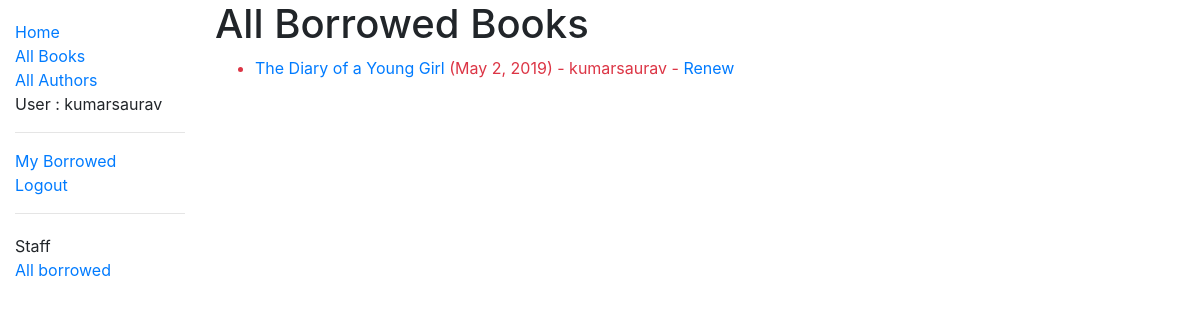
Page /catalog/borrowed/ (signed in) on the committed database.
### catalog/models.py (models this page shows, shortened)
class BookInstance(models.Model):
    id = models.UUIDField(primary_key=True,default=uuid.uuid4, help_text='Unique Id of this Particular Book across Whole Library')
    book = models.ForeignKey('Book',on_delete=models.SET_NULL, null=True)
    imprint = models.CharField(max_length=200)
    due_back = models.DateField(null=True, blank=True)
    borrower = models.ForeignKey(User, on_delete=models.SET_NULL,null=True,blank=True)
    LOAN_STATUS = (
        ('m','Maintainence'),
        ('o','On loan'),
        ('a','Available'),
        ('r','Reserved'),
    )
    status = models.CharField(
        max_length=1,
        choices = LOAN_STATUS,
        blank= True,
        default='m',
        help_text = 'Book Availability'
    )
    class Meta:
        ordering = ['due_back']
        permissions = (("can_mark_returned",'Set book as returned'),)
    @property
    def is_overdue(self):
        if self.due_back and date.today() > self.due_back:
            return True
        return False

class Book(models.Model):
    title = models.CharField(max_length=200)
    author = models.ForeignKey('Author',on_delete=models.SET_NULL,null=True)
    summary = models.TextField(max_length=1000,help_text = 'Enter The Summary of the book')
    isbn = models.CharField('ISBN',max_length=13,help_text=' 13 character ISBN Number')
    language = models.ForeignKey('Language',on_delete=models.SET_NULL,null=True)
    genre = models.ManyToManyField(Genre,help_text='Select From Options')

### catalog/views.py (the view)
# urls.py: path(r'borrowed/', views.LoanedBooksAllListView.as_view(), name='all-borrowed'),  # Added for challenge
class LoanedBooksAllListView(PermissionRequiredMixin, generic.ListView):
    model = BookInstance
    permission_required = 'catalog.can_mark_returned'
    template_name = 'catalog/bookinstance_list_borrowed_all.html'
    paginate_by = 10
    def get_queryset(self):
        return BookInstance.objects.filter(status__exact='o').order_by('due_back')

### catalog/templates/catalog/bookinstance_list_borrowed_all.html
{% extends "base_generic.html" %}
{% block content %}
    <h1>All Borrowed Books</h1>
    {% if bookinstance_list %}
    <ul>
      {% for bookinst in bookinstance_list %}
      <li class="{% if bookinst.is_overdue %}text-danger{% endif %}">
        <a href="{% url 'book-detail' bookinst.book.pk %}">{{bookinst.book.title}}</a> ({{ bookinst.due_back }}) {% if user.is_staff %}- {{ bookinst.borrower }}{% endif %} {% if perms.catalog.can_mark_returned %}- <a href="{% url 'renew-book-librarian' bookinst.id %}">Renew</a>  {% endif %}
      </li>
      {% endfor %}
    </ul>
    {% else %}
      <p>There are no books borrowed.</p>
    {% endif %}
{% endblock %}

### catalog/templates/base_generic.html (shortened to what this page needs)
<html lang="en">
<head>
    <link rel="stylesheet" href="https://stackpath.bootstrapcdn.com/bootstrap/4.1.3/css/bootstrap.min.css"
>
    {% load static %}
    <link rel="stylesheet" href="{% static 'css/style.css' %}">
</head>
<body>
    <div class="container-fluid">
        <div class="row">
            <div class="col-sm-2">
                {% block sidebar %}
                <ul class="sidebar-nav">
                    <li><a href="{% url 'index' %}">Home</a></li>
                    <li><a href="{% url 'books' %}">All Books</a></li>
                    <li><a href="{% url 'authors' %}">All Authors</a></li>
                    {% if user.is_authenticated %}
                    <li>User : {{user.get_username}}</li>
                    <hr>
                    <li>
                      <a href="{% url 'my-borrowed' %}">My Borrowed</a>
                    </li>
                    <li>
                      <a href="{% url 'logout' %}?next={{request.path}}">Logout</a>
                    </li>
                    {% else %}
                    <li>
                      <a href="{% url 'login' %}?next={{request.path}}">Login/Register</a>
                    </li>
                    {% endif %}
                </ul>
                {% if user.is_staff %}
<hr />
<ul class="sidebar-nav">
<li>Staff</li>
{% if perms.catalog.can_mark_returned %}
<li><a href="{% url 'all-borrowed' %}">All borrowed</a></li>
{% endif %}
</ul>
 {% endif %}
                {% endblock %}
            </div>
            <div class="col-sm-10">
                {% block content %}{% endblock %}
            </div>
        </div>
    </div>
</body>
</html>

### catalog/static/css/style.css (style rules this page uses)
.sidebar-nav { margin-top: 20px; padding: 0; list-style: none; }

### rows in the picture
BookInstance: book "The Diary of a Young Girl", due_back "May 2, 2019", borrower "kumarsaurav"

### other values in the picture
{{ user.get_username }} "kumarsaurav"
